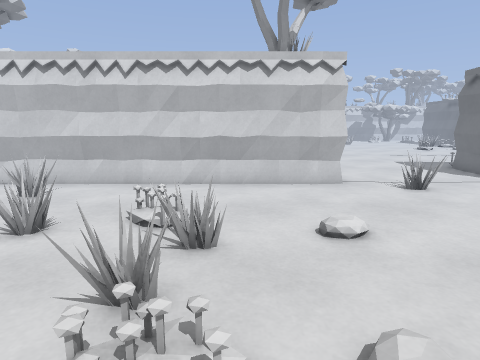
[1] (above)

20 first-person views from a walk through a level from a Godot 3-D game. The camera is 1.2 m above the floor, tilts 10° down and sees 75° across. The floor is counted in squares, 0.5 m on a side. Each view is taken from the middle of a square. On the plan, view 1 faces up. The plan holds only what a view shows up to about 19 squares ahead; the rest is blank. The place goes on beyond the plan.

[2]
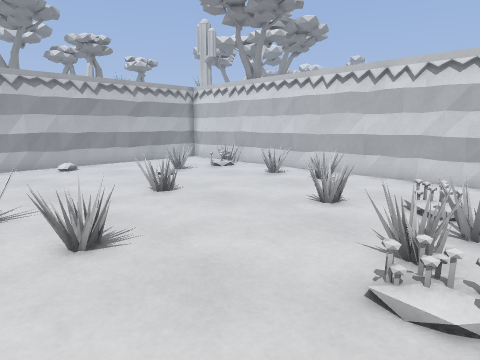

[3]
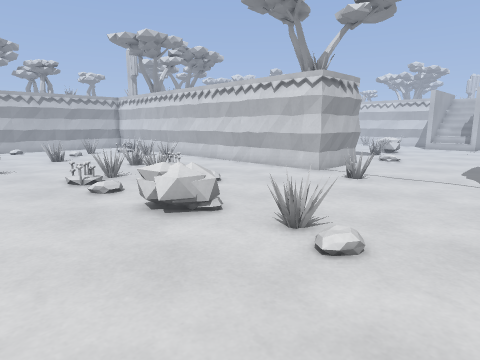

[4]
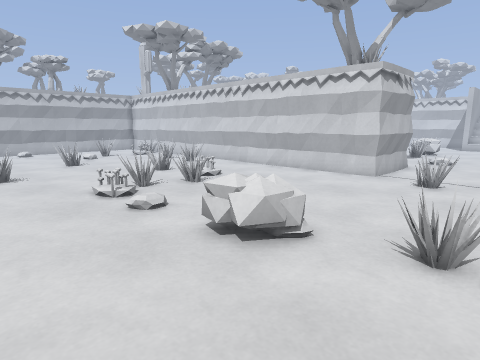

[5]
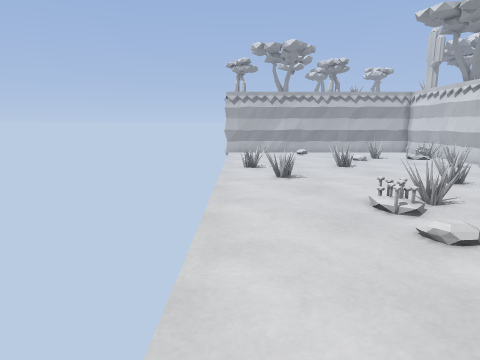

[6]
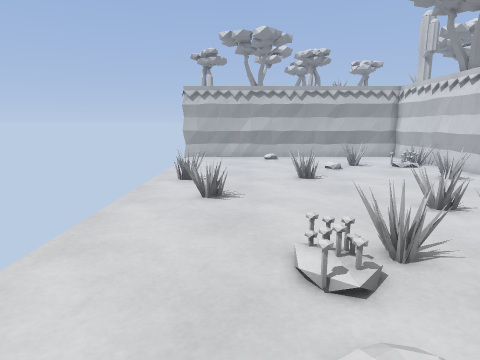

[7]
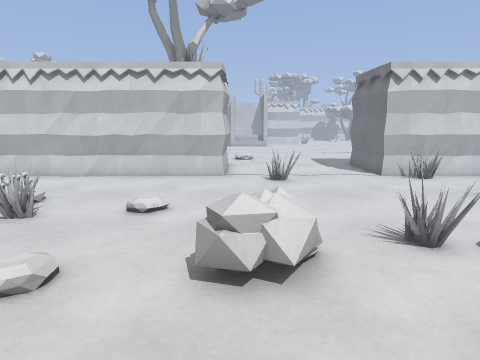

[8]
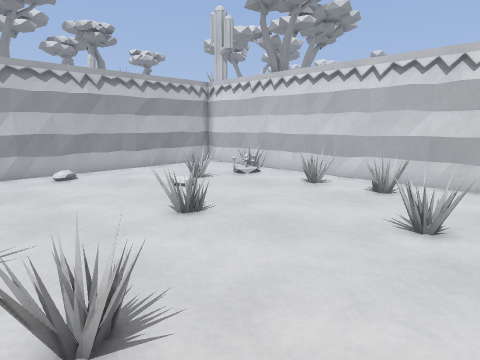

[9]
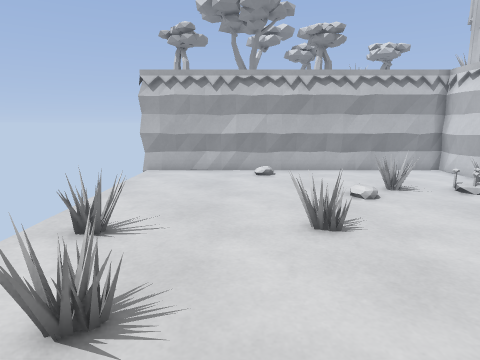

[10]
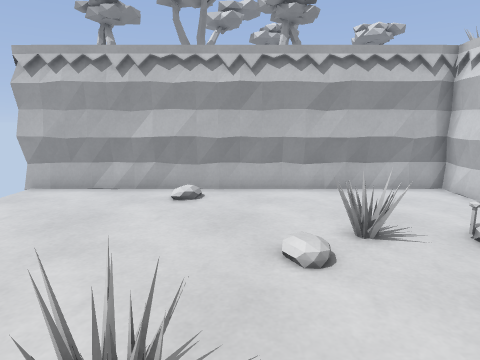

[11]
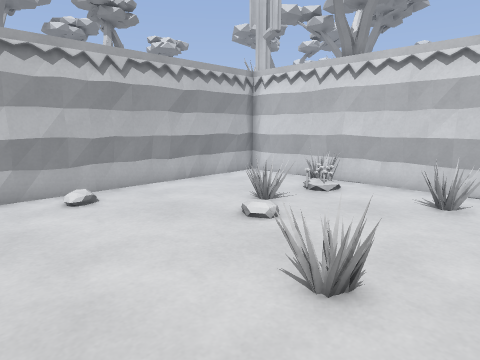

[12]
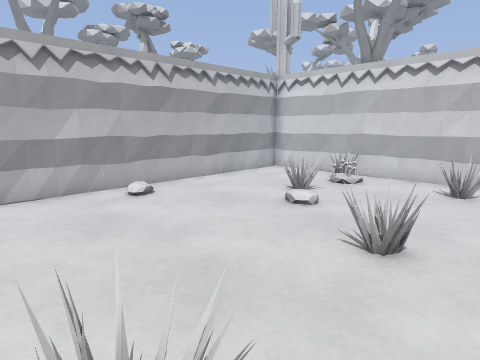

[13]
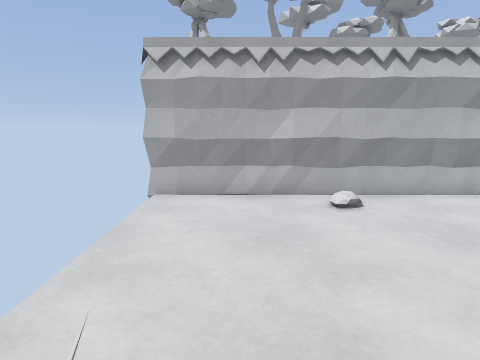

[14]
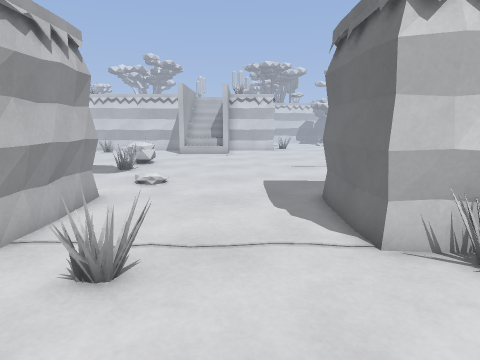

[15]
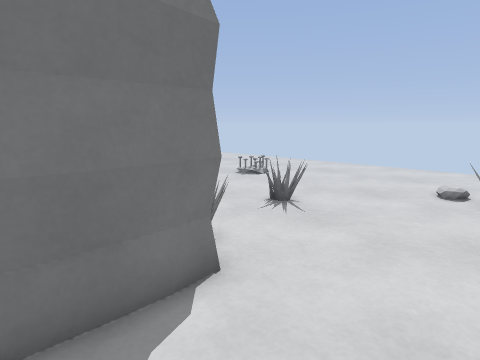

[16]
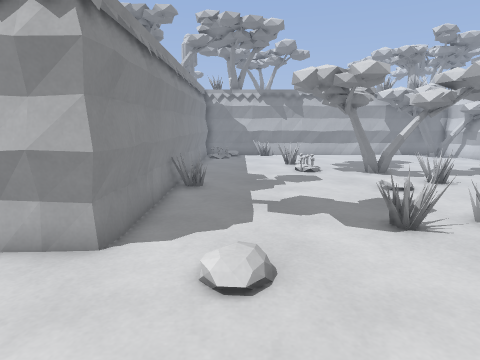

[17]
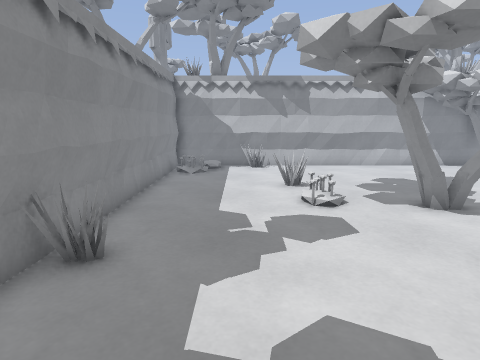

[18]
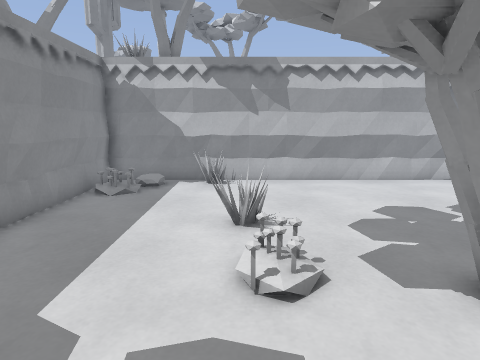

[19]
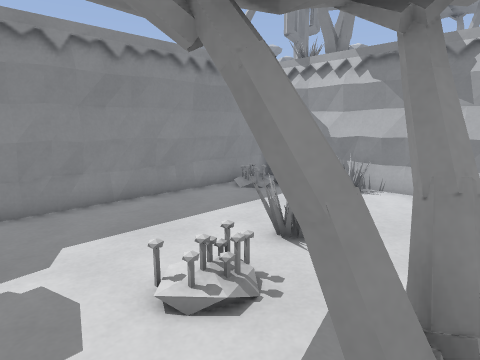

[20]
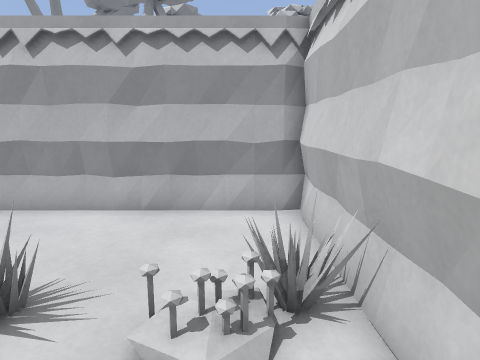

### Floor plan
Key: @ floor where view 1 was taken; # wall or solid block; . main floor; : floor 0.25 m higher than the main floor; + floor 2.5 m higher than the main floor; / step, stairs or slope; = window, fence, low wall or low ledge; T thing the floor can be seen under or through; O other object.
Columns run from 30 left of view 1 to 13 right of it. Each row starts with its distance up from view 1.
 28                .........###==..
 27                ........TT..=....
 26                ........TTT..:...==..........
 25                .........TT.......=..........
 24       #        ......=.#........===.........
 23       #        .....===..........=..........
 22              ##==....=......................
 21              ##==...........................
 20              ##//..................:.......
 19            ## #///.........................
 18             ###.//.........==..............O
 17               #####################.......#
 16         ##    ##                  #.......#
 15  #     ####   ==                  #.......#
 14  ##           ###                 #.......#
 13 ###       /########################..=....##
 12           /....==...........=.......===...==
 11     =     +....=/...==.=............==.....=
 10     ==    +...../..===.==...................
  9 ##  ###   +.................................
  8  #   ##    ....==...........O..............=
  7  #  ###   +....==........==..=..//..........
  6  #   ##   +.............===.==..............
  5  #        +........=........==.........=....
  4  ##  #     /.......===......==.....=O.===...
  3   # ##     //......==.......=//...==O..=#...
  2     #      ..................////..=........
  1     #      .................................
  0      #     .........=..===....@.............
 -1      ##    ........===..=...................
 -2      ##    .........==............... ......

Where each view was taken, in squares from view 1:
view 1: 0 up, 0 right, facing up
view 2: 2 down, 0 right, facing up-left
view 3: 2 down, 13 right, facing up-left
view 4: 2 down, 10 right, facing up-left
view 5: 2 down, 8 right, facing left
view 6: 1 up, 4 right, facing left
view 7: 2 down, 5 right, facing up
view 8: 1 down, 3 left, facing up-left
view 9: 2 up, 3 left, facing left
view 10: 5 up, 8 left, facing left
view 11: 0 up, 8 left, facing up-left
view 12: 2 down, 8 left, facing up-left
view 13: 0 up, 9 left, facing left
view 14: 7 up, 9 right, facing up
view 15: 16 up, 8 right, facing down-right
view 16: 20 up, 10 right, facing left
view 17: 21 up, 3 right, facing left
view 18: 23 up, 2 left, facing left
view 19: 27 up, 4 left, facing down-left
view 20: 11 up, 11 left, facing left
